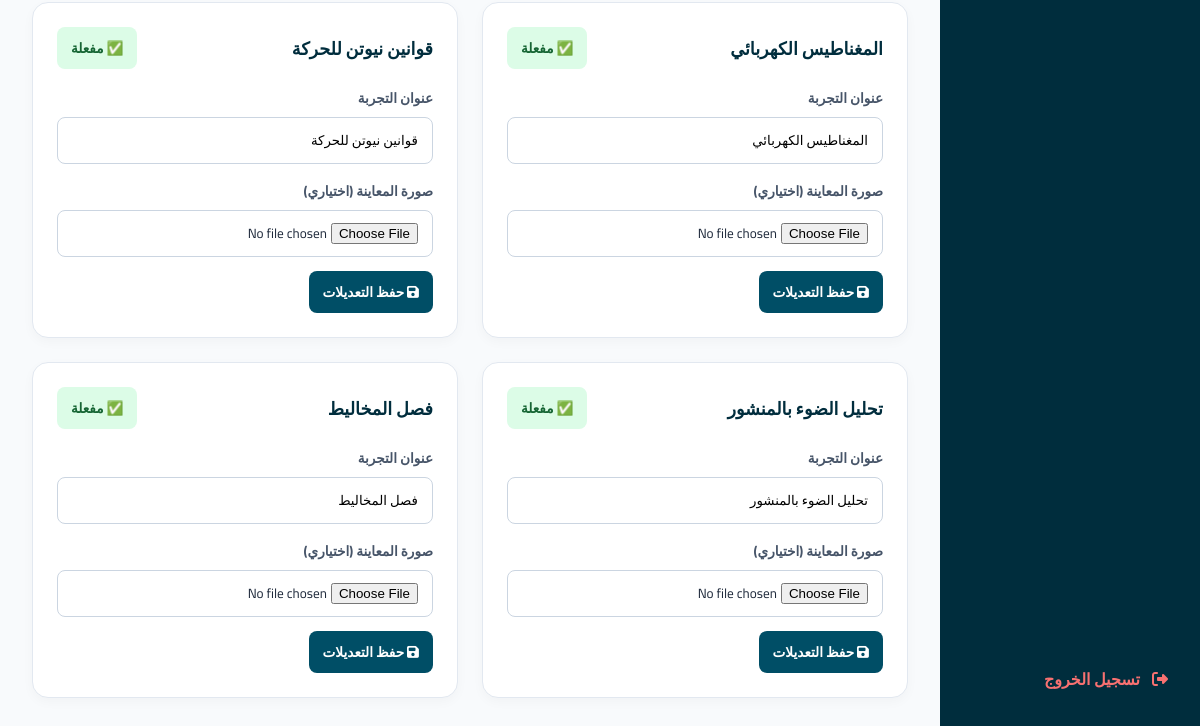
Before: /admin/experiments.php (signed in, lower part) with the older database file.
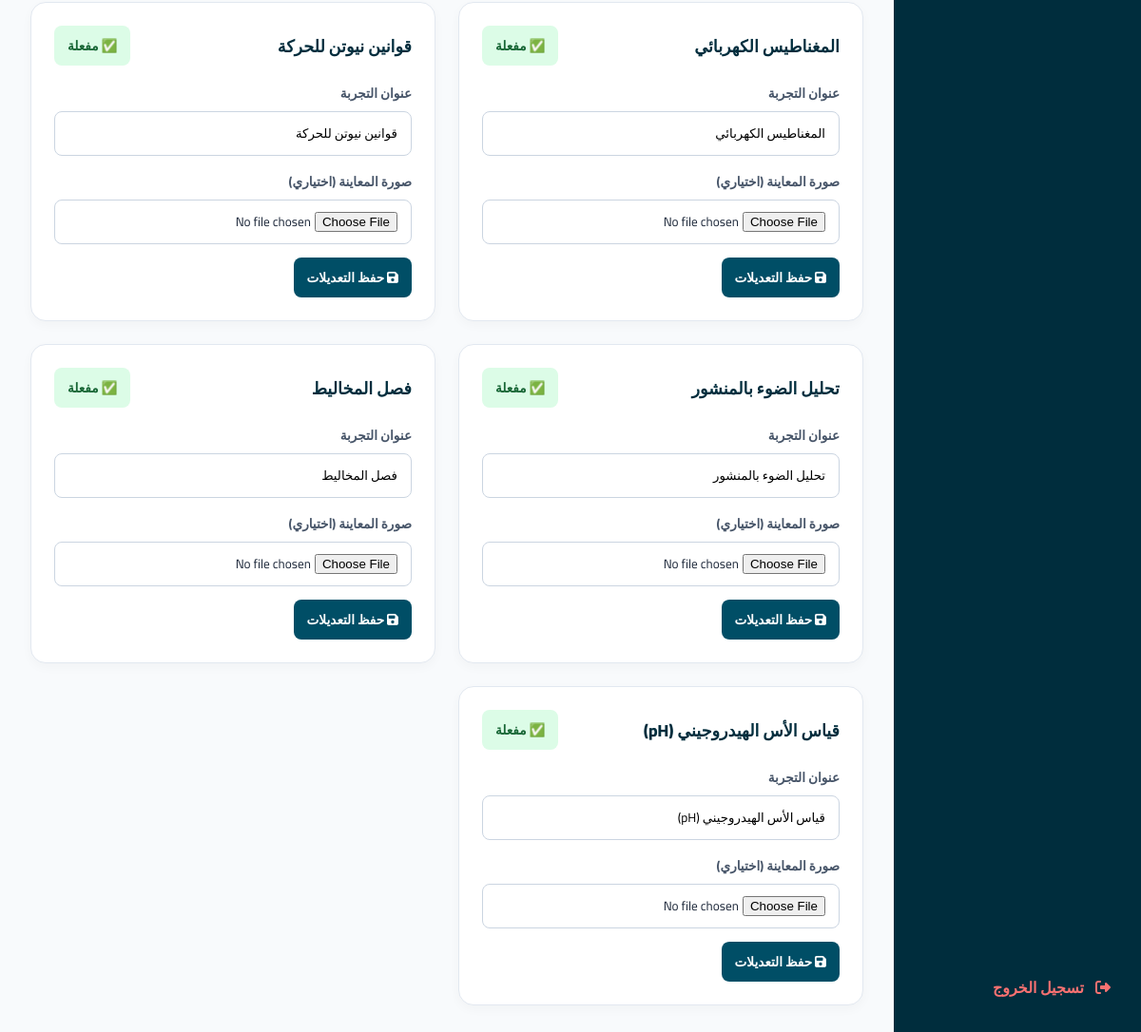
After: the same page with the newer database file.
### tables this page shows
CREATE TABLE IF NOT EXISTS `experiments` (
  `id` int(11) NOT NULL AUTO_INCREMENT,
  `code_name` varchar(50) NOT NULL,
  `title` varchar(100) NOT NULL,
  `page_url` varchar(100) NOT NULL,
  `image_url` varchar(255) DEFAULT NULL,
  `is_active` tinyint(4) DEFAULT 1,
  `created_at` timestamp NOT NULL DEFAULT current_timestamp(),
  PRIMARY KEY (`id`),
  UNIQUE KEY `code_name` (`code_name`)
);

### functions.php (called while the page is built, shortened)
<?php
require_once __DIR__ . '/config.php';
function getAllExperiments($active_only = false) {
    global $conn;
    $query = "SELECT * FROM experiments";
    $query .= " ORDER BY id ASC";
    $result = mysqli_query($conn, $query);
    return $result ? $result->fetch_all(MYSQLI_ASSOC) : [];
}

### admin/experiments.php (the view, shortened to what this page needs)
<?php
$experiments = getAllExperiments();
?>
<!DOCTYPE html>
<html lang="ar" dir="rtl">
<head>
    <link rel="stylesheet" href="https://cdnjs.cloudflare.com/ajax/libs/font-awesome/6.4.0/css/all.min.css">
</head>
<body>
    <div class="sidebar">
        <a href="auth.php?logout=1" class="nav-item" style="margin-top: auto; color: #f87171;"><i class="fas fa-sign-out-alt"></i> تسجيل الخروج</a>
    </div>
    <div class="main-content">
        <div class="grid">
            <?php foreach ($experiments as $exp): ?>
                <div class="card">
                    <div class="card-header">
                        <div class="card-title"><?=htmlspecialchars($exp['title'])?></div>
                        <a href="experiments.php?toggle=<?=$exp['id']?>" class="btn btn-toggle <?=$exp['is_active'] ? 'active' : ''?>">
                            <?=$exp['is_active'] ? '✅ مفعلة' : '❌ متوقفة'?>
                        </a>
                    </div>
                    <form method="POST" enctype="multipart/form-data">
                        <div class="form-group">
                            <label>عنوان التجربة</label>
                            <input type="text" name="title" value="<?=htmlspecialchars($exp['title'])?>" required>
                        </div>
                        <div class="form-group">
                            <label>صورة المعاينة (اختياري)</label>
                            <input type="file" name="exp_image" accept="image/*">
                        </div>
                        <button type="submit" name="update_exp" class="btn"><i class="fas fa-save"></i> حفظ التعديلات</button>
                    </form>
                </div>
            <?php endforeach; ?>
        </div>
    </div>
</body>
</html>

Changed rows visible on the page:
added experiments: title "قياس الأس الهيدروجيني (pH)", is_active "✅ مفعلة"
